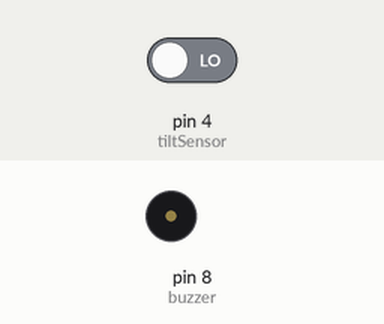
A sketch run on a simulated Arduino Uno, built with avr-gcc and run on an emulated ATmega328P. Parts: buzzer (waves = sounding, pin HIGH). The inputs (shaded band) are chosen by the test bench; at power-on: pin 4 (tiltSensor) LOW.

Above: at 1.2 s.
1.3 s: pin 4 (tiltSensor) driven HIGH
At 2.2 s:
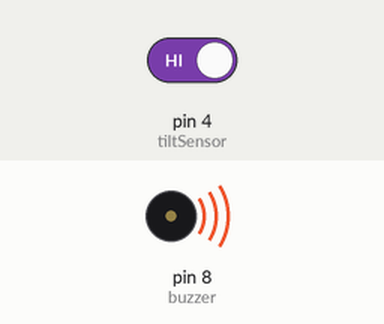
2.8 s: pin 4 (tiltSensor) driven LOW
At 3.3 s:
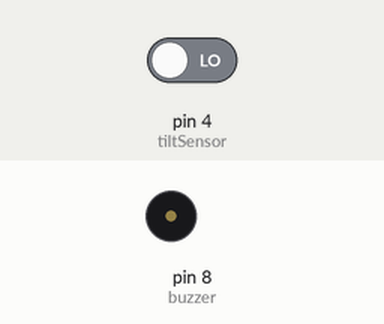
Timing chart, 0 to 5.8 s (numbered marks = the images above; inputs shaded):
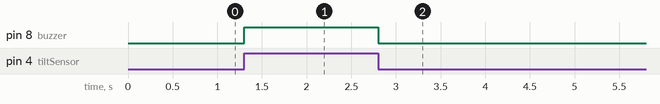

The sketch:

PracticaExamen2.ino
```cpp
const int tiltSensor = 4;  // Sensor en pin 4
const int buzzer = 8;      // Buzzer en pin 8
void setup() {
  pinMode(tiltSensor, INPUT);
  pinMode(buzzer, OUTPUT);
}
void loop() {
  int estadoSensor = digitalRead(tiltSensor);
  if (estadoSensor == HIGH) {
    digitalWrite(buzzer, HIGH);
    } else {
    digitalWrite(buzzer, LOW);
  }
}
```

Measured:
- after the input at 1.3 s, pin 8 (buzzer): LOW → HIGH at once
- after the input at 2.8 s, pin 8 (buzzer): HIGH → LOW at once
